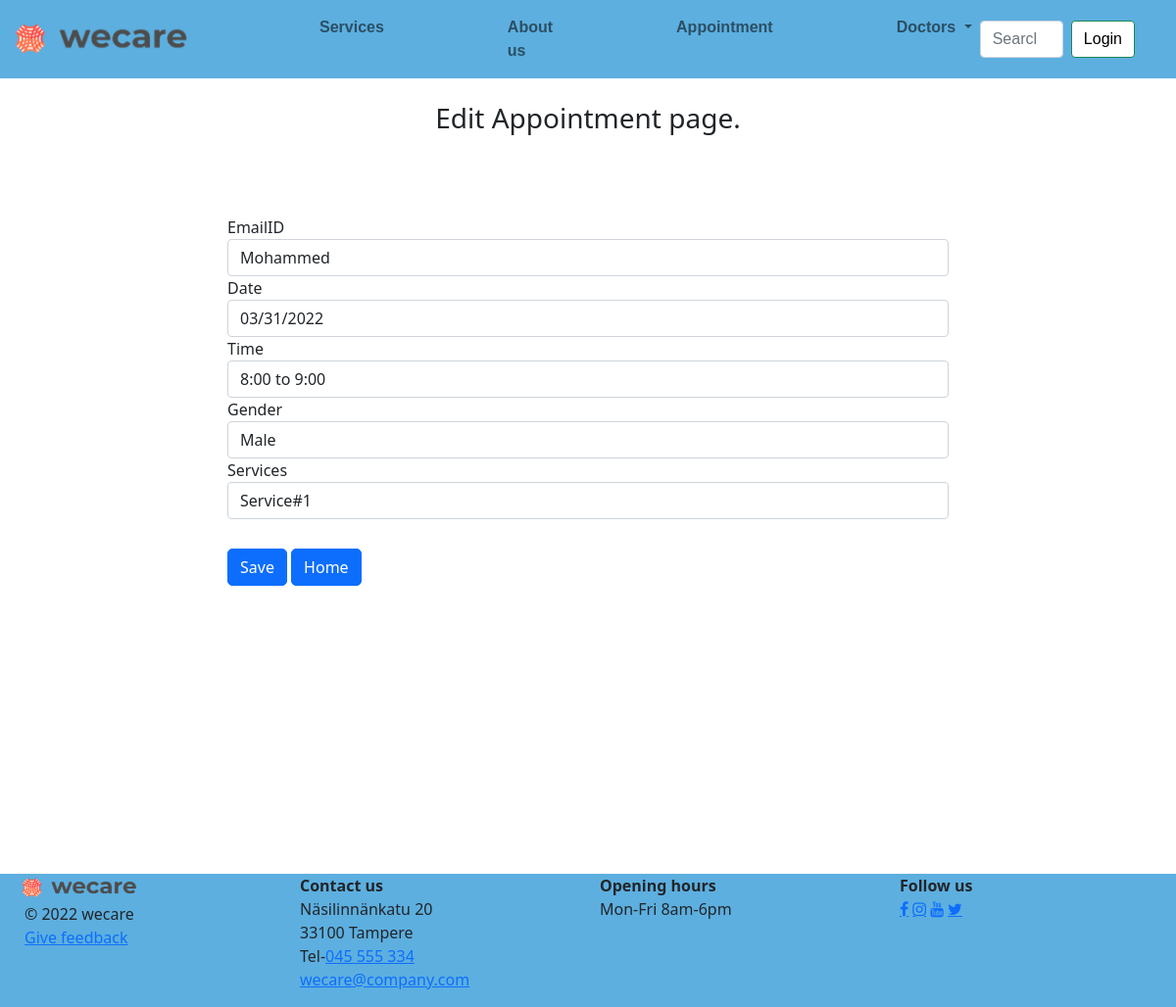
Screenshot of /docs/update.php?id=1 (signed in) with the database file from the repository.
### tables this page shows
CREATE TABLE `appointment` (
  `id` int NOT NULL,
  `username` varchar(50) NOT NULL,
  `date1` varchar(50) NOT NULL,
  `gender` varchar(50) NOT NULL,
  `service` varchar(50) NOT NULL,
  `tim` varchar(50) NOT NULL
);

### docs/update.php (the view, shortened to what this page needs)
<?php
include 'header.php';
include 'connect.php';
$id = $_GET['id'];
$sql = "select * from appointment where id=$id";
$result = mysqli_query($conn, $sql);
$row = mysqli_fetch_assoc($result);
$username = $row['username'];
$date1 = $row['date1'];
$gender = $row['gender'];
$service = $row['service'];
$tim = $row['tim'];
?>
<!DOCTYPE html>
<html lang="en">
<head>
    <link rel="stylesheet" href="//code.jquery.com/ui/1.12.1/themes/base/jquery-ui.css">
</head>
<body>
    <div class="container">
        <form action="" method="POST">
            <br>
            <h3>Edit Appointment page.
            </h3>
            <br>
            <div class="row row3">
                <div class="col-lg-8 col1">
                    <div class="form-group">
                        <label class="control-label" for="email">EmailID</label>
                        <input id="email" name="username" value=<?php echo $username
                                                                ?> type="text" placeholder="E-Mail" class="form-control input-md" required>
                    </div>
                    <div class="form-group">
                        <label class="control-label" for="date">Date</label>
                        <input required type="text" name="date1" id="date" class="form-control input-md" value=<?php echo $date1 ?> required>
                    </div>
                    <div class="form-group">
                        <label class="control-label" for="time">Time</label>
                        <select id="time" name="tim" placeholder="Time" class="form-control" required value=<?php echo $tim ?>>
                            <option value="8:00 to 9:00">8:00 to 9:00</option>
                        </select>
                    </div>
                    <div class="form-group">
                        <label class="control-label" for="gender">Gender</label>
                        <select id="gender" name="gender" placeholder="Gender" class="form-control" required value=<?php echo $gender ?>>
                            <option value="Male">Male</option>
                        </select>
                    </div>
                    <div class="form-group">
                        <label class="control-label" for="Services">Services</label>
                        <select id="services" name="service" placeholder="Select Service" class="form-control" value=<?php echo $service ?>required>
                            <option value="Service#1">Service#1</option>
                        </select>
                    </div>
                    <div class="form-group form1">
                        <button type="submit" class="btn btn-primary" name="submit">Save</button>
                        <button type="submit" class="btn btn-primary" name="submit"><a href="employee.php" style="text-decoration:none;color:white">Home</a></button>
                    </div>
                </div>
            </div>
        </form>
    </div>
    <br><br><br><br><br><br>
    <?php include 'footer.php'; ?>
</body>
</html>

### docs/update.php (style rules this page uses)
.col1 { margin: 50px auto; }
.form1 .btn { border-radius: 5px; margin-top: 30px; }
h3 { text-align: center; }

### rows the page displays
appointment: username "Mohammed", date1 "03/31/2022", tim "8:00 to 9:00", gender "Male", service "Service#1"
